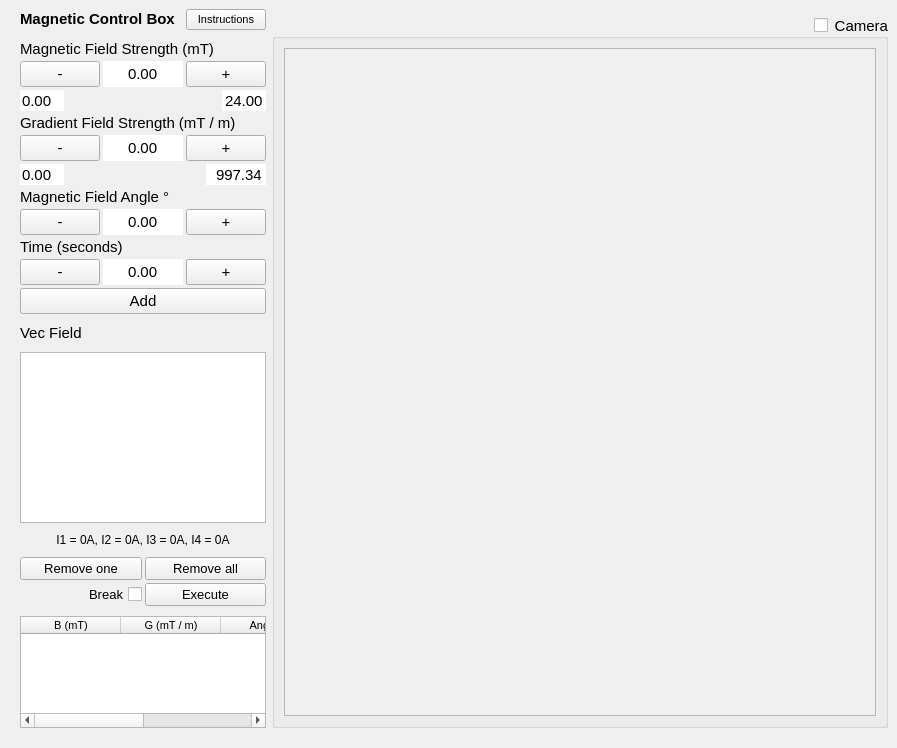
<?xml version="1.0" encoding="UTF-8"?>
<ui version="4.0">
 <class>MainWindow</class>
 <widget class="QMainWindow" name="MainWindow">
  <property name="geometry">
   <rect>
    <x>0</x>
    <y>0</y>
    <width>897</width>
    <height>748</height>
   </rect>
  </property>
  <property name="windowTitle">
   <string>MainWindow</string>
  </property>
  <property name="tabShape">
   <enum>QTabWidget::Rounded</enum>
  </property>
  <widget class="QWidget" name="centralwidget">
   <layout class="QGridLayout" name="gridLayout" columnstretch="1,3">
    <property name="leftMargin">
     <number>20</number>
    </property>
    <property name="bottomMargin">
     <number>20</number>
    </property>
    <item row="0" column="0" rowspan="2">
     <layout class="QVBoxLayout" name="verticalLayout_2" stretch="0,0,2,0,1">
      <property name="spacing">
       <number>10</number>
      </property>
      <item>
       <layout class="QHBoxLayout" name="horizontalLayout_2">
        <item>
         <widget class="QLabel" name="label_9">
          <property name="sizePolicy">
           <sizepolicy hsizetype="MinimumExpanding" vsizetype="Maximum">
            <horstretch>1</horstretch>
            <verstretch>1</verstretch>
           </sizepolicy>
          </property>
          <property name="font">
           <font>
            <pointsize>11</pointsize>
            <weight>75</weight>
            <bold>true</bold>
           </font>
          </property>
          <property name="text">
           <string>Magnetic Control Box</string>
          </property>
          <property name="alignment">
           <set>Qt::AlignLeading|Qt::AlignLeft|Qt::AlignVCenter</set>
          </property>
         </widget>
        </item>
        <item>
         <widget class="QPushButton" name="InstructionsButton">
          <property name="sizePolicy">
           <sizepolicy hsizetype="Fixed" vsizetype="Fixed">
            <horstretch>0</horstretch>
            <verstretch>0</verstretch>
           </sizepolicy>
          </property>
          <property name="font">
           <font>
            <pointsize>8</pointsize>
           </font>
          </property>
          <property name="layoutDirection">
           <enum>Qt::RightToLeft</enum>
          </property>
          <property name="text">
           <string notr="true">Instructions</string>
          </property>
         </widget>
        </item>
       </layout>
      </item>
      <item>
       <layout class="QGridLayout" name="gridLayout_6" rowstretch="1,0,0,0,0,0,0,0,0,0,0" columnstretch="1,0,0">
        <property name="spacing">
         <number>3</number>
        </property>
        <item row="5" column="2">
         <widget class="QDoubleSpinBox" name="MaxG">
          <property name="sizePolicy">
           <sizepolicy hsizetype="Fixed" vsizetype="Fixed">
            <horstretch>0</horstretch>
            <verstretch>0</verstretch>
           </sizepolicy>
          </property>
          <property name="font">
           <font>
            <pointsize>11</pointsize>
           </font>
          </property>
          <property name="layoutDirection">
           <enum>Qt::RightToLeft</enum>
          </property>
          <property name="frame">
           <bool>false</bool>
          </property>
          <property name="alignment">
           <set>Qt::AlignRight|Qt::AlignTrailing|Qt::AlignVCenter</set>
          </property>
          <property name="readOnly">
           <bool>true</bool>
          </property>
          <property name="buttonSymbols">
           <enum>QAbstractSpinBox::NoButtons</enum>
          </property>
          <property name="maximum">
           <double>1000.000000000000000</double>
          </property>
          <property name="value">
           <double>997.340000000000032</double>
          </property>
         </widget>
        </item>
        <item row="4" column="2">
         <widget class="QPushButton" name="pushButton_6">
          <property name="sizePolicy">
           <sizepolicy hsizetype="MinimumExpanding" vsizetype="Expanding">
            <horstretch>1</horstretch>
            <verstretch>2</verstretch>
           </sizepolicy>
          </property>
          <property name="font">
           <font>
            <pointsize>11</pointsize>
           </font>
          </property>
          <property name="text">
           <string>+</string>
          </property>
         </widget>
        </item>
        <item row="4" column="1">
         <widget class="QDoubleSpinBox" name="G_spinbox">
          <property name="sizePolicy">
           <sizepolicy hsizetype="MinimumExpanding" vsizetype="Expanding">
            <horstretch>1</horstretch>
            <verstretch>2</verstretch>
           </sizepolicy>
          </property>
          <property name="font">
           <font>
            <pointsize>11</pointsize>
           </font>
          </property>
          <property name="mouseTracking">
           <bool>false</bool>
          </property>
          <property name="tabletTracking">
           <bool>false</bool>
          </property>
          <property name="focusPolicy">
           <enum>Qt::WheelFocus</enum>
          </property>
          <property name="layoutDirection">
           <enum>Qt::LeftToRight</enum>
          </property>
          <property name="autoFillBackground">
           <bool>false</bool>
          </property>
          <property name="wrapping">
           <bool>false</bool>
          </property>
          <property name="frame">
           <bool>false</bool>
          </property>
          <property name="alignment">
           <set>Qt::AlignCenter</set>
          </property>
          <property name="buttonSymbols">
           <enum>QAbstractSpinBox::NoButtons</enum>
          </property>
          <property name="accelerated">
           <bool>false</bool>
          </property>
          <property name="showGroupSeparator" stdset="0">
           <bool>false</bool>
          </property>
          <property name="maximum">
           <double>997.340000000000032</double>
          </property>
         </widget>
        </item>
        <item row="5" column="0">
         <widget class="QDoubleSpinBox" name="MinG">
          <property name="sizePolicy">
           <sizepolicy hsizetype="Fixed" vsizetype="Fixed">
            <horstretch>0</horstretch>
            <verstretch>0</verstretch>
           </sizepolicy>
          </property>
          <property name="font">
           <font>
            <pointsize>11</pointsize>
           </font>
          </property>
          <property name="frame">
           <bool>false</bool>
          </property>
          <property name="readOnly">
           <bool>true</bool>
          </property>
          <property name="buttonSymbols">
           <enum>QAbstractSpinBox::NoButtons</enum>
          </property>
         </widget>
        </item>
        <item row="4" column="0">
         <widget class="QPushButton" name="pushButton_5">
          <property name="sizePolicy">
           <sizepolicy hsizetype="MinimumExpanding" vsizetype="Expanding">
            <horstretch>1</horstretch>
            <verstretch>2</verstretch>
           </sizepolicy>
          </property>
          <property name="font">
           <font>
            <pointsize>11</pointsize>
           </font>
          </property>
          <property name="text">
           <string>-</string>
          </property>
         </widget>
        </item>
        <item row="2" column="0">
         <widget class="QDoubleSpinBox" name="MinB">
          <property name="sizePolicy">
           <sizepolicy hsizetype="Fixed" vsizetype="Fixed">
            <horstretch>0</horstretch>
            <verstretch>0</verstretch>
           </sizepolicy>
          </property>
          <property name="font">
           <font>
            <pointsize>11</pointsize>
           </font>
          </property>
          <property name="frame">
           <bool>false</bool>
          </property>
          <property name="readOnly">
           <bool>true</bool>
          </property>
          <property name="buttonSymbols">
           <enum>QAbstractSpinBox::NoButtons</enum>
          </property>
         </widget>
        </item>
        <item row="1" column="0">
         <widget class="QPushButton" name="pushButton_8">
          <property name="sizePolicy">
           <sizepolicy hsizetype="MinimumExpanding" vsizetype="Expanding">
            <horstretch>1</horstretch>
            <verstretch>2</verstretch>
           </sizepolicy>
          </property>
          <property name="font">
           <font>
            <pointsize>11</pointsize>
           </font>
          </property>
          <property name="text">
           <string>-</string>
          </property>
         </widget>
        </item>
        <item row="1" column="1">
         <widget class="QDoubleSpinBox" name="B_spinbox">
          <property name="sizePolicy">
           <sizepolicy hsizetype="MinimumExpanding" vsizetype="Expanding">
            <horstretch>1</horstretch>
            <verstretch>2</verstretch>
           </sizepolicy>
          </property>
          <property name="font">
           <font>
            <pointsize>11</pointsize>
           </font>
          </property>
          <property name="mouseTracking">
           <bool>false</bool>
          </property>
          <property name="tabletTracking">
           <bool>false</bool>
          </property>
          <property name="focusPolicy">
           <enum>Qt::WheelFocus</enum>
          </property>
          <property name="layoutDirection">
           <enum>Qt::LeftToRight</enum>
          </property>
          <property name="wrapping">
           <bool>false</bool>
          </property>
          <property name="frame">
           <bool>false</bool>
          </property>
          <property name="alignment">
           <set>Qt::AlignCenter</set>
          </property>
          <property name="readOnly">
           <bool>false</bool>
          </property>
          <property name="buttonSymbols">
           <enum>QAbstractSpinBox::NoButtons</enum>
          </property>
          <property name="accelerated">
           <bool>false</bool>
          </property>
          <property name="showGroupSeparator" stdset="0">
           <bool>true</bool>
          </property>
          <property name="maximum">
           <double>24.000000000000000</double>
          </property>
         </widget>
        </item>
        <item row="1" column="2">
         <widget class="QPushButton" name="pushButton_7">
          <property name="sizePolicy">
           <sizepolicy hsizetype="MinimumExpanding" vsizetype="Expanding">
            <horstretch>1</horstretch>
            <verstretch>2</verstretch>
           </sizepolicy>
          </property>
          <property name="font">
           <font>
            <pointsize>11</pointsize>
           </font>
          </property>
          <property name="text">
           <string>+</string>
          </property>
         </widget>
        </item>
        <item row="2" column="2">
         <widget class="QDoubleSpinBox" name="MaxB">
          <property name="sizePolicy">
           <sizepolicy hsizetype="Fixed" vsizetype="Fixed">
            <horstretch>0</horstretch>
            <verstretch>0</verstretch>
           </sizepolicy>
          </property>
          <property name="font">
           <font>
            <pointsize>11</pointsize>
           </font>
          </property>
          <property name="layoutDirection">
           <enum>Qt::RightToLeft</enum>
          </property>
          <property name="frame">
           <bool>false</bool>
          </property>
          <property name="alignment">
           <set>Qt::AlignRight|Qt::AlignTrailing|Qt::AlignVCenter</set>
          </property>
          <property name="readOnly">
           <bool>true</bool>
          </property>
          <property name="buttonSymbols">
           <enum>QAbstractSpinBox::NoButtons</enum>
          </property>
          <property name="value">
           <double>24.000000000000000</double>
          </property>
         </widget>
        </item>
        <item row="3" column="0" colspan="3">
         <widget class="QLabel" name="label_5">
          <property name="sizePolicy">
           <sizepolicy hsizetype="MinimumExpanding" vsizetype="Maximum">
            <horstretch>1</horstretch>
            <verstretch>1</verstretch>
           </sizepolicy>
          </property>
          <property name="font">
           <font>
            <pointsize>11</pointsize>
           </font>
          </property>
          <property name="text">
           <string>Gradient Field Strength (mT / m)</string>
          </property>
          <property name="alignment">
           <set>Qt::AlignLeading|Qt::AlignLeft|Qt::AlignVCenter</set>
          </property>
         </widget>
        </item>
        <item row="7" column="1">
         <widget class="QDoubleSpinBox" name="theta_spinbox">
          <property name="sizePolicy">
           <sizepolicy hsizetype="MinimumExpanding" vsizetype="Expanding">
            <horstretch>1</horstretch>
            <verstretch>2</verstretch>
           </sizepolicy>
          </property>
          <property name="font">
           <font>
            <pointsize>11</pointsize>
           </font>
          </property>
          <property name="mouseTracking">
           <bool>false</bool>
          </property>
          <property name="tabletTracking">
           <bool>false</bool>
          </property>
          <property name="focusPolicy">
           <enum>Qt::WheelFocus</enum>
          </property>
          <property name="layoutDirection">
           <enum>Qt::LeftToRight</enum>
          </property>
          <property name="autoFillBackground">
           <bool>false</bool>
          </property>
          <property name="wrapping">
           <bool>true</bool>
          </property>
          <property name="frame">
           <bool>false</bool>
          </property>
          <property name="alignment">
           <set>Qt::AlignCenter</set>
          </property>
          <property name="buttonSymbols">
           <enum>QAbstractSpinBox::NoButtons</enum>
          </property>
          <property name="accelerated">
           <bool>false</bool>
          </property>
          <property name="showGroupSeparator" stdset="0">
           <bool>false</bool>
          </property>
          <property name="maximum">
           <double>359.000000000000000</double>
          </property>
          <property name="singleStep">
           <double>15.000000000000000</double>
          </property>
         </widget>
        </item>
        <item row="7" column="2">
         <widget class="QPushButton" name="pushButton_9">
          <property name="sizePolicy">
           <sizepolicy hsizetype="MinimumExpanding" vsizetype="Expanding">
            <horstretch>1</horstretch>
            <verstretch>2</verstretch>
           </sizepolicy>
          </property>
          <property name="font">
           <font>
            <pointsize>11</pointsize>
           </font>
          </property>
          <property name="text">
           <string>+</string>
          </property>
         </widget>
        </item>
        <item row="9" column="2">
         <widget class="QPushButton" name="pushButton_11">
          <property name="sizePolicy">
           <sizepolicy hsizetype="MinimumExpanding" vsizetype="Expanding">
            <horstretch>1</horstretch>
            <verstretch>2</verstretch>
           </sizepolicy>
          </property>
          <property name="font">
           <font>
            <pointsize>11</pointsize>
           </font>
          </property>
          <property name="text">
           <string>+</string>
          </property>
         </widget>
        </item>
        <item row="7" column="0">
         <widget class="QPushButton" name="pushButton_10">
          <property name="sizePolicy">
           <sizepolicy hsizetype="MinimumExpanding" vsizetype="Expanding">
            <horstretch>1</horstretch>
            <verstretch>2</verstretch>
           </sizepolicy>
          </property>
          <property name="font">
           <font>
            <pointsize>11</pointsize>
           </font>
          </property>
          <property name="text">
           <string>-</string>
          </property>
         </widget>
        </item>
        <item row="9" column="1">
         <widget class="QDoubleSpinBox" name="time_spinbox">
          <property name="sizePolicy">
           <sizepolicy hsizetype="MinimumExpanding" vsizetype="Expanding">
            <horstretch>1</horstretch>
            <verstretch>2</verstretch>
           </sizepolicy>
          </property>
          <property name="font">
           <font>
            <pointsize>11</pointsize>
           </font>
          </property>
          <property name="mouseTracking">
           <bool>false</bool>
          </property>
          <property name="tabletTracking">
           <bool>false</bool>
          </property>
          <property name="focusPolicy">
           <enum>Qt::WheelFocus</enum>
          </property>
          <property name="layoutDirection">
           <enum>Qt::LeftToRight</enum>
          </property>
          <property name="autoFillBackground">
           <bool>false</bool>
          </property>
          <property name="wrapping">
           <bool>false</bool>
          </property>
          <property name="frame">
           <bool>false</bool>
          </property>
          <property name="alignment">
           <set>Qt::AlignCenter</set>
          </property>
          <property name="buttonSymbols">
           <enum>QAbstractSpinBox::NoButtons</enum>
          </property>
          <property name="accelerated">
           <bool>false</bool>
          </property>
          <property name="showGroupSeparator" stdset="0">
           <bool>false</bool>
          </property>
          <property name="maximum">
           <double>3.000000000000000</double>
          </property>
          <property name="singleStep">
           <double>0.250000000000000</double>
          </property>
         </widget>
        </item>
        <item row="6" column="0" colspan="3">
         <widget class="QLabel" name="label_7">
          <property name="sizePolicy">
           <sizepolicy hsizetype="MinimumExpanding" vsizetype="Maximum">
            <horstretch>1</horstretch>
            <verstretch>1</verstretch>
           </sizepolicy>
          </property>
          <property name="font">
           <font>
            <pointsize>11</pointsize>
           </font>
          </property>
          <property name="text">
           <string>Magnetic Field Angle °</string>
          </property>
          <property name="alignment">
           <set>Qt::AlignLeading|Qt::AlignLeft|Qt::AlignVCenter</set>
          </property>
         </widget>
        </item>
        <item row="8" column="0" colspan="3">
         <widget class="QLabel" name="label_10">
          <property name="sizePolicy">
           <sizepolicy hsizetype="MinimumExpanding" vsizetype="Maximum">
            <horstretch>1</horstretch>
            <verstretch>1</verstretch>
           </sizepolicy>
          </property>
          <property name="font">
           <font>
            <pointsize>11</pointsize>
           </font>
          </property>
          <property name="text">
           <string>Time (seconds)</string>
          </property>
          <property name="alignment">
           <set>Qt::AlignLeading|Qt::AlignLeft|Qt::AlignVCenter</set>
          </property>
         </widget>
        </item>
        <item row="0" column="0" colspan="3">
         <widget class="QLabel" name="label_6">
          <property name="sizePolicy">
           <sizepolicy hsizetype="MinimumExpanding" vsizetype="Maximum">
            <horstretch>1</horstretch>
            <verstretch>1</verstretch>
           </sizepolicy>
          </property>
          <property name="font">
           <font>
            <pointsize>11</pointsize>
           </font>
          </property>
          <property name="text">
           <string>Magnetic Field Strength (mT)</string>
          </property>
          <property name="alignment">
           <set>Qt::AlignLeading|Qt::AlignLeft|Qt::AlignVCenter</set>
          </property>
         </widget>
        </item>
        <item row="10" column="0" colspan="3">
         <widget class="QPushButton" name="AddButton">
          <property name="sizePolicy">
           <sizepolicy hsizetype="MinimumExpanding" vsizetype="Minimum">
            <horstretch>0</horstretch>
            <verstretch>0</verstretch>
           </sizepolicy>
          </property>
          <property name="font">
           <font>
            <pointsize>11</pointsize>
           </font>
          </property>
          <property name="text">
           <string>Add</string>
          </property>
         </widget>
        </item>
        <item row="9" column="0">
         <widget class="QPushButton" name="pushButton_12">
          <property name="sizePolicy">
           <sizepolicy hsizetype="MinimumExpanding" vsizetype="Expanding">
            <horstretch>1</horstretch>
            <verstretch>2</verstretch>
           </sizepolicy>
          </property>
          <property name="font">
           <font>
            <pointsize>11</pointsize>
           </font>
          </property>
          <property name="text">
           <string>-</string>
          </property>
         </widget>
        </item>
       </layout>
      </item>
      <item>
       <layout class="QGridLayout" name="gridLayout_2">
        <item row="2" column="0">
         <widget class="QLabel" name="CurrentsLabel">
          <property name="sizePolicy">
           <sizepolicy hsizetype="Minimum" vsizetype="Minimum">
            <horstretch>0</horstretch>
            <verstretch>0</verstretch>
           </sizepolicy>
          </property>
          <property name="text">
           <string>I1 = 0A, I2 = 0A, I3 = 0A, I4 = 0A</string>
          </property>
          <property name="alignment">
           <set>Qt::AlignCenter</set>
          </property>
         </widget>
        </item>
        <item row="1" column="0">
         <widget class="QGraphicsView" name="VecView">
          <property name="sizePolicy">
           <sizepolicy hsizetype="Expanding" vsizetype="Expanding">
            <horstretch>2</horstretch>
            <verstretch>2</verstretch>
           </sizepolicy>
          </property>
         </widget>
        </item>
        <item row="0" column="0">
         <widget class="QLabel" name="label_8">
          <property name="sizePolicy">
           <sizepolicy hsizetype="Minimum" vsizetype="Minimum">
            <horstretch>0</horstretch>
            <verstretch>0</verstretch>
           </sizepolicy>
          </property>
          <property name="text">
           <string>&lt;html&gt;&lt;head/&gt;&lt;body&gt;&lt;p&gt;&lt;span style=&quot; font-size:11pt;&quot;&gt;Vec Field&lt;/span&gt;&lt;/p&gt;&lt;/body&gt;&lt;/html&gt;</string>
          </property>
         </widget>
        </item>
       </layout>
      </item>
      <item>
       <layout class="QGridLayout" name="gridLayout_5" rowstretch="1,1" columnstretch="1,1">
        <property name="spacing">
         <number>3</number>
        </property>
        <item row="1" column="1">
         <widget class="QPushButton" name="ExecuteButton">
          <property name="sizePolicy">
           <sizepolicy hsizetype="MinimumExpanding" vsizetype="Minimum">
            <horstretch>0</horstretch>
            <verstretch>0</verstretch>
           </sizepolicy>
          </property>
          <property name="font">
           <font>
            <pointsize>10</pointsize>
           </font>
          </property>
          <property name="text">
           <string>Execute</string>
          </property>
         </widget>
        </item>
        <item row="0" column="0">
         <widget class="QPushButton" name="RemoveOneButton">
          <property name="sizePolicy">
           <sizepolicy hsizetype="MinimumExpanding" vsizetype="Minimum">
            <horstretch>0</horstretch>
            <verstretch>0</verstretch>
           </sizepolicy>
          </property>
          <property name="font">
           <font>
            <pointsize>10</pointsize>
           </font>
          </property>
          <property name="text">
           <string>Remove one</string>
          </property>
         </widget>
        </item>
        <item row="0" column="1">
         <widget class="QPushButton" name="RemoveAllButton">
          <property name="sizePolicy">
           <sizepolicy hsizetype="MinimumExpanding" vsizetype="Minimum">
            <horstretch>0</horstretch>
            <verstretch>0</verstretch>
           </sizepolicy>
          </property>
          <property name="font">
           <font>
            <pointsize>10</pointsize>
           </font>
          </property>
          <property name="text">
           <string>Remove all</string>
          </property>
         </widget>
        </item>
        <item row="1" column="0">
         <widget class="QCheckBox" name="PauseButton">
          <property name="sizePolicy">
           <sizepolicy hsizetype="MinimumExpanding" vsizetype="Minimum">
            <horstretch>0</horstretch>
            <verstretch>0</verstretch>
           </sizepolicy>
          </property>
          <property name="font">
           <font>
            <pointsize>10</pointsize>
           </font>
          </property>
          <property name="layoutDirection">
           <enum>Qt::RightToLeft</enum>
          </property>
          <property name="text">
           <string>Break</string>
          </property>
         </widget>
        </item>
       </layout>
      </item>
      <item>
       <widget class="QTableWidget" name="CommandsBox">
        <property name="horizontalScrollBarPolicy">
         <enum>Qt::ScrollBarAsNeeded</enum>
        </property>
        <property name="sizeAdjustPolicy">
         <enum>QAbstractScrollArea::AdjustToContents</enum>
        </property>
        <column>
         <property name="text">
          <string>B (mT)</string>
         </property>
         <property name="font">
          <font>
           <family>Segoe UI</family>
           <pointsize>8</pointsize>
          </font>
         </property>
         <property name="textAlignment">
          <set>AlignCenter</set>
         </property>
        </column>
        <column>
         <property name="text">
          <string>G (mT / m)</string>
         </property>
         <property name="font">
          <font>
           <pointsize>8</pointsize>
          </font>
         </property>
         <property name="textAlignment">
          <set>AlignCenter</set>
         </property>
        </column>
        <column>
         <property name="text">
          <string>Angle (°)</string>
         </property>
         <property name="font">
          <font>
           <pointsize>8</pointsize>
          </font>
         </property>
         <property name="textAlignment">
          <set>AlignCenter</set>
         </property>
        </column>
        <column>
         <property name="text">
          <string>Time (s)</string>
         </property>
         <property name="font">
          <font>
           <pointsize>8</pointsize>
          </font>
         </property>
         <property name="textAlignment">
          <set>AlignCenter</set>
         </property>
        </column>
       </widget>
      </item>
     </layout>
    </item>
    <item row="1" column="1">
     <widget class="QGroupBox" name="CameraCheckbox">
      <property name="font">
       <font>
        <pointsize>11</pointsize>
       </font>
      </property>
      <property name="title">
       <string>Camera</string>
      </property>
      <property name="alignment">
       <set>Qt::AlignRight|Qt::AlignTrailing|Qt::AlignVCenter</set>
      </property>
      <property name="checkable">
       <bool>true</bool>
      </property>
      <property name="checked">
       <bool>false</bool>
      </property>
      <layout class="QGridLayout" name="gridLayout_3">
       <item row="0" column="0">
        <widget class="QGraphicsView" name="CamView">
         <property name="sizePolicy">
          <sizepolicy hsizetype="Expanding" vsizetype="Expanding">
           <horstretch>2</horstretch>
           <verstretch>2</verstretch>
          </sizepolicy>
         </property>
        </widget>
       </item>
      </layout>
     </widget>
    </item>
   </layout>
  </widget>
 </widget>
 <resources/>
 <connections>
  <connection>
   <sender>pushButton_7</sender>
   <signal>clicked()</signal>
   <receiver>B_spinbox</receiver>
   <slot>stepUp()</slot>
   <hints>
    <hint type="sourcelabel">
     <x>261</x>
     <y>92</y>
    </hint>
    <hint type="destinationlabel">
     <x>180</x>
     <y>92</y>
    </hint>
   </hints>
  </connection>
  <connection>
   <sender>pushButton_8</sender>
   <signal>clicked()</signal>
   <receiver>B_spinbox</receiver>
   <slot>stepDown()</slot>
   <hints>
    <hint type="sourcelabel">
     <x>70</x>
     <y>87</y>
    </hint>
    <hint type="destinationlabel">
     <x>180</x>
     <y>92</y>
    </hint>
   </hints>
  </connection>
  <connection>
   <sender>pushButton_6</sender>
   <signal>clicked()</signal>
   <receiver>G_spinbox</receiver>
   <slot>stepUp()</slot>
   <hints>
    <hint type="sourcelabel">
     <x>261</x>
     <y>192</y>
    </hint>
    <hint type="destinationlabel">
     <x>180</x>
     <y>192</y>
    </hint>
   </hints>
  </connection>
  <connection>
   <sender>pushButton_5</sender>
   <signal>clicked()</signal>
   <receiver>G_spinbox</receiver>
   <slot>stepDown()</slot>
   <hints>
    <hint type="sourcelabel">
     <x>99</x>
     <y>192</y>
    </hint>
    <hint type="destinationlabel">
     <x>180</x>
     <y>192</y>
    </hint>
   </hints>
  </connection>
  <connection>
   <sender>pushButton_9</sender>
   <signal>clicked()</signal>
   <receiver>theta_spinbox</receiver>
   <slot>stepUp()</slot>
   <hints>
    <hint type="sourcelabel">
     <x>223</x>
     <y>277</y>
    </hint>
    <hint type="destinationlabel">
     <x>129</x>
     <y>273</y>
    </hint>
   </hints>
  </connection>
  <connection>
   <sender>pushButton_10</sender>
   <signal>clicked()</signal>
   <receiver>theta_spinbox</receiver>
   <slot>stepDown()</slot>
   <hints>
    <hint type="sourcelabel">
     <x>56</x>
     <y>273</y>
    </hint>
    <hint type="destinationlabel">
     <x>135</x>
     <y>278</y>
    </hint>
   </hints>
  </connection>
  <connection>
   <sender>pushButton_11</sender>
   <signal>clicked()</signal>
   <receiver>time_spinbox</receiver>
   <slot>stepUp()</slot>
   <hints>
    <hint type="sourcelabel">
     <x>212</x>
     <y>333</y>
    </hint>
    <hint type="destinationlabel">
     <x>115</x>
     <y>334</y>
    </hint>
   </hints>
  </connection>
  <connection>
   <sender>pushButton_12</sender>
   <signal>clicked()</signal>
   <receiver>time_spinbox</receiver>
   <slot>stepDown()</slot>
   <hints>
    <hint type="sourcelabel">
     <x>82</x>
     <y>326</y>
    </hint>
    <hint type="destinationlabel">
     <x>135</x>
     <y>326</y>
    </hint>
   </hints>
  </connection>
 </connections>
</ui>
